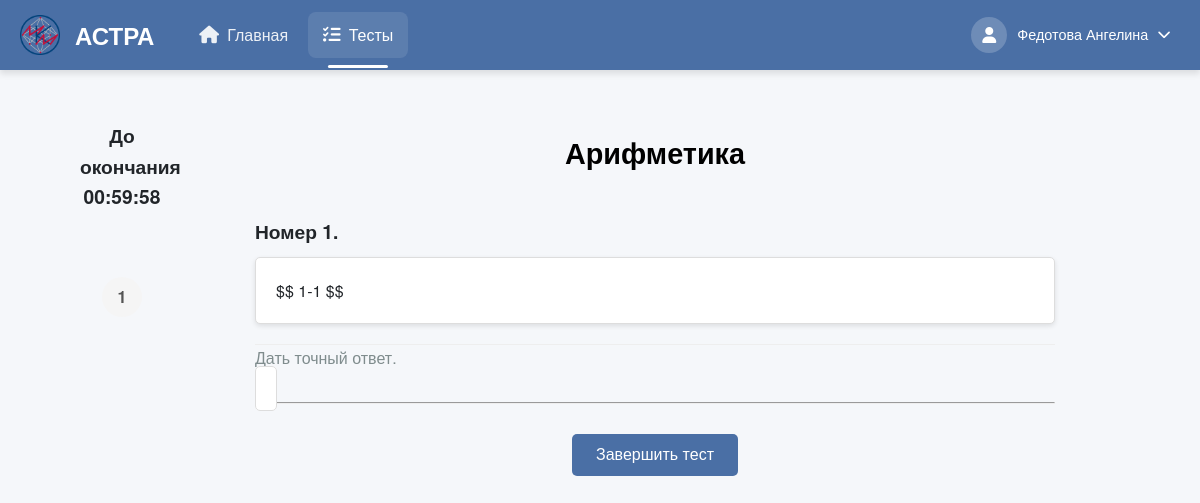
The app's page /TestsSolving/arifmetika/ (signed in) with its own data.
### users/models.py (models this page shows, shortened)
class CustomUser(AbstractBaseUser, PermissionsMixin):
    THEME_CHOICES = [
        ('light', 'Светлая'),
        ('dark', 'Тёмная'),
    ]
    email = models.EmailField(unique=True)
    role = models.CharField(max_length=10, choices=[('student', 'Student'), ('teacher', 'Teacher')])
    theme = models.CharField(max_length=10, choices=THEME_CHOICES, default='light')
    is_active = models.BooleanField(default=True)
    is_staff = models.BooleanField(default=False)
    objects = CustomUserManager()
    USERNAME_FIELD = 'email'
    REQUIRED_FIELDS = ['role']
    def get_full_name(self):
        if self.role == 'student' and hasattr(self, 'studentdata'):
            return f"{self.studentdata.last_name} {self.studentdata.first_name}"
        elif self.role == 'teacher' and hasattr(self, 'teacherdata'):
            return f"{self.teacherdata.last_name} {self.teacherdata.first_name}"
        return self.email
    def get_photo_url(self):
        if self.role == 'student' and hasattr(self, 'studentdata') and self.studentdata.photo:
            return self.studentdata.photo.url
        elif self.role == 'teacher' and hasattr(self, 'teacherdata') and self.teacherdata.photo:
            return self.teacherdata.photo.url
        return None

class StudentData(models.Model):
    first_name = models.CharField(max_length=50, blank=False)
    last_name = models.CharField(max_length=50, blank=False)
    middle_name = models.CharField(max_length=50, blank=True)
    photo = models.ImageField(upload_to='user_photos/', blank=True, null=True)
    training_status = models.BooleanField(default=True)
    count_solve = models.IntegerField(default=0)
    perc_of_correct_ans = models.CharField(max_length=5, default="0")
    institute = models.ForeignKey(StudentInstitute, on_delete=models.PROTECT)
    group = models.ForeignKey(StudentGroup, on_delete=models.PROTECT)
    data_map = models.OneToOneField(CustomUser, on_delete=models.CASCADE)

### create_tests/models.py (models this page shows, shortened)
class AboutTest(models.Model):
    RESULT_DISPLAY_CHOICES = [
        ('only_score', 'Только баллы'),
        ('show_correct', 'Показывать правильные ответы'),
    ]
    objects = None
    name_tests = models.CharField(max_length=255, blank=False)  # Название теста
    creator = models.ForeignKey(TeacherData, on_delete=models.PROTECT, null=True, blank=True,
                                related_name='created_tests')  # Создатель теста
    time_to_solution = models.DurationField(default=timedelta(hours=1, minutes=30))
    name_slug_tests = models.SlugField(max_length=255, unique=True, db_index=True, verbose_name="URL")  # Слаг имени
    num_of_attempts = models.IntegerField(blank=True, default=1)  # Количество попыток для решения
    type_of_result = models.IntegerField(blank=True, default=1)  # Тип возвращаемого результата
    description = models.CharField(max_length=150, default="", blank=True)
    is_published = models.IntegerField(default=0)
    is_done = models.IntegerField(default=1)
    is_draft = models.BooleanField(default=False)
    result_display_mode = models.CharField(max_length=20, choices=RESULT_DISPLAY_CHOICES, default='only_score')  # Режим отображения результатов
    subj = models.ForeignKey(Subjects,
                             on_delete=models.PROTECT,
                             default=1)
    expressions = models.ManyToManyField(AboutExpressions)
    task_groups = models.ManyToManyField(TaskGroup, blank=True)  # Новые группы заданий

class AboutExpressions(models.Model):
    number = models.IntegerField(max_length=20, default=0)
    block_expression_num = models.IntegerField(max_length=50, default=0)
    user_expression = models.CharField(max_length=100, blank=False)
    user_ans = models.CharField(max_length=150, blank=False)
    true_ans = models.CharField(max_length=15, default='1')
    points_for_solve = models.IntegerField(default=1, blank=False)
    user_eps = models.CharField(max_length=150, default="0", blank=True)
    user_type = models.ForeignKey(TypeAnswer, on_delete=models.SET_NULL, null=True)
    exist_select = models.BooleanField(default=False)

### solving_tests/views.py (the view, shortened to what this page needs)
# urls.py: path('<slug:slug_name>/', views.some_test_for_student, name='some_test_for_student'),
@login_required
@role_required(['student', 'admin'])
def some_test_for_student(request, slug_name):
    test = get_object_or_404(AboutTest, name_slug_tests=slug_name)
    student = request.user
    attempt_count = StudentResult.objects.filter(student=student, test=test).count()
    if attempt_count >= test.num_of_attempts:
        return redirect('solving_tests:show_result', slug_name=slug_name)
    expressions_data = get_randomized_test_for_student(test, student.id, attempt_count + 1)
    expressions_with_options = []
    for i, expr_data in enumerate(expressions_data):
        options = expr_data['user_ans'].split(';') if expr_data['user_ans'] else []
        expressions_with_options.append({
            'expression': expr_data,
            'options': options,
            'exist_select': expr_data['exist_select'],
            'display_number': i + 1,  # Номер для отображения (порядковый)
            'original_number': expr_data.get('number', i + 1)  # Оригинальный номер из БД
        })
    return render(request, 'solving_tests/specific_test.html', {
        'test': test,
        'expressions_with_options': expressions_with_options,
    })

### users/context_processors.py (called while the page is built)
def user_role(request):
    if request.user.is_authenticated:
        return {'user_role': request.user.role}
    return {}

### solving_tests/templates/solving_tests/specific_test.html (shortened to what this page needs)
{% extends 'solving_tests/header.html' %}
{% load static %}
{% block extra_css %}
    <link rel="stylesheet" href='{% static "css/specific_test.css" %}'>
    <link rel="stylesheet" href="{% static 'libs/mathlive/mathlive.css' %}">
{% endblock %}
{% block content %}
    <div class="page-container">
        <div class="left-sidebar">
            <div class="content-left">
                    <div class="sidebar-timer">
                        <h4>До окончания</h4>
                        <div id="timer">{{ test.time_to_solution }}</div>
                    </div>
                    <div class="navigation-sidebar">
                        {% for ex in expressions_with_options %}
                            <a class="task-number" id="nav-{{ forloop.counter }}" href="#task-{{ forloop.counter }}">{{ forloop.counter }}</a>
                        {% endfor %}
                    </div>
                </div>
            </div>
        </div>
        <div class="main-content">
            <h1 class="test-title">{{ test.name_tests }}</h1>
            <div class="list-expr">
                <ul>
                    {% for ex in expressions_with_options %}
                        <div class="question-card" data-question="{{ forloop.counter }}">
                            <h4 class="number">Номер {{ forloop.counter }}.</h4>
                            <div class="express" id="task-{{ forloop.counter }}">
                                <p><li>$$ {{ ex.expression.user_expression }} $$</li></p>
                            </div>
                            {% if ex.exist_select %}
                                <div class="options">
                                    <p>Выберите правильный вариант:</p>
                                    <ul>
                                        {% for option in ex.options %}
                                            <li>
                                                <label>
                                                    <input type="checkbox"
                                                           name="answer_{{ forloop.counter }}"
                                                           value="{{ option.strip }}">
                                                    $$ {{ option.strip }} $$
                                                </label>
                                            </li>
                                        {% endfor %}
                                    </ul>
                                </div>
                            {% else %}
                                <div class="sec-info">
                                    <li>
                                        {% if ex.expression.user_eps == '0' or ex.expression.user_eps == '0.0' %}
                                            Дать точный ответ.
                                        {% else %}
                                            Дать ответ с точностью до {{ ex.expression.user_eps }}.
                                        {% endif %}
                                    </li>
                                </div>
                                <math-field class="answer"
                                            name="answer_{{ forloop.counter }}"
                                            id="math-field-{{ forloop.counter }}"
                                            placeholder="Ответ"></math-field>
                            {% endif %}
                            <hr>
                        </div>
                    {% endfor %}
                </ul>
            </div>
            <form id="answerForm"
      action="{% url 'solving_tests:some_test_for_student' test.name_slug_tests %}"
      method="post"
      data-total="{{ expressions_with_options|length }}">
  <button type="submit">Завершить тест</button>
</form>
        </div>
{% endblock %}

### solving_tests/templates/solving_tests/header.html (shortened to what this page needs)
<!DOCTYPE html>
<html lang="ru">
<head>
    {% load static %}
    <link rel="stylesheet" href="{% static 'css/header.css' %}">
    <link rel="stylesheet" href="{% static 'css/dark-theme.css' %}">
    <link rel="stylesheet" href="{% static 'libs/fontawesome/css/all.min.css' %}">
    {% block extra_css %}{% endblock %}
</head>
<body data-theme="{{ user.theme|default:'light' }}" data-user-theme="{{ user.theme|default:'light' }}">
<header class="app-header">
    <div class="header-container">
        <div class="header-brand">
            <span class="logo-icon">
                <img src="{% static 'images/logo.png' %}" alt="" style="width: 40px; height: 40px;">
            </span>
            <h2><span class="logo-text">АСТРА</span></h2>
        </div>
        <nav class="main-nav">
            <ul class="nav-list">
                {% if user.role == "student" %}
                    <li class="nav-item">
                        <a href="/Home/" class="nav-link {% if request.path == '/Home/' %}active{% endif %}">
                            <i class="fas fa-home"></i>
                            <span>Главная</span>
                        </a>
                    </li>
                    <li class="nav-item">
                        <a href="/TestsSolving/" class="nav-link {% if '/TestsSolving/' in request.path %}active{% endif %}">
                            <i class="fas fa-tasks"></i>
                            <span>Тесты</span>
                        </a>
                    </li>
                {% endif %}
            </ul>
        </nav>
        <div class="user-controls">
            <div class="profile-dropdown">
                <button class="profile-btn" id="profileBtn">
                    <div class="avatar">
                        {% if user.get_photo_url %}
                            <img src="{{ user.get_photo_url }}" alt="Фото профиля" style="width: 100%; height: 100%; border-radius: 50%; object-fit: cover;">
                        {% else %}
                            <i class="fas fa-user"></i>
                        {% endif %}
                    </div>
                    <span class="username">{{ user.get_full_name }}</span>
                    <i class="fas fa-chevron-down"></i>
                </button>
            </div>
        </div>
    </div>
</header>
<main class="app-main">
    {% block content %}{% endblock %}
</main>
</body>
</html>

### create_tests/static/css/header.css (style rules this page uses)
:root { --primary-color: #4a6fa5; --primary-hover: #3a5a8a; --secondary-color: #6c757d; --success-color: #28a745; --danger-color: #dc3545; --warning-color: #ffc107; --info-color: #17a2b8; --light-color: #f8f9fa; --dark-color: #343a40; --text-light: #ffffff; --text-dark: #212529; --border-color: rgba(0, 0, 0, 0.1); --shadow-sm: 0 1px 3px rgba(0, 0, 0, 0.1); --shadow-md: 0 4px 6px rgba(0, 0, 0, 0.1); --shadow-lg: 0 10px 15px rgba(0, 0, 0, 0.1); --transition: all 0.3s ease; --border-radius: 8px; }
* { margin: 0; padding: 0; box-sizing: border-box; }
body { font-family: 'Segoe UI', Tahoma, Geneva, Verdana, sans-serif; line-height: 1.6; color: var(--text-dark); background-color: #f5f7fa; padding-top: 70px !important; }
.app-header { position: fixed; top: 0; left: 0; right: 0; height: 70px; background-color: var(--primary-color); box-shadow: var(--shadow-md); z-index: 1000; }
.header-container { display: flex; justify-content: space-between; align-items: center; height: 100%; max-width: 1500px; margin: 0 auto; padding: 0 20px; }
.header-brand { display: flex; align-items: center; gap: 15px; }
.nav-link.active, .mobile-nav-link.active { background-color: rgba(255, 255, 255, 0.1); color: var(--text-light); position: relative; }
.nav-link.active::after { content: ''; position: absolute; bottom: -10px; left: 50%; transform: translateX(-50%); width: 60%; height: 3px; background-color: var(--text-light); border-radius: 3px; }
.logo-icon { font-size: 3rem; color: #ffd700; }
.logo-text { size 500px; color: white; }
.main-nav { flex-grow: 1; margin: 0 30px; }
.nav-list { display: flex; list-style: none; gap: 5px; }
.nav-item { position: relative; }
.nav-link { display: flex; align-items: center; padding: 10px 15px; color: rgba(255, 255, 255, 0.9); text-decoration: none; border-radius: var(--border-radius); transition: var(--transition); gap: 8px; font-weight: 500; }
.nav-link i { font-size: 1.1rem; }
.nav-link:hover, .nav-link.active { background-color: rgba(255, 255, 255, 0.1); color: var(--text-light); }
.user-controls { display: flex; align-items: center; gap: 15px; }
.profile-dropdown { position: relative; }
.profile-btn { display: flex; align-items: center; background: none; border: none; color: var(--text-light); cursor: pointer; gap: 10px; padding: 5px 10px; border-radius: 20px; transition: var(--transition); }
.avatar { width: 36px; height: 36px; border-radius: 50%; background-color: rgba(255, 255, 255, 0.2); display: flex; align-items: center; justify-content: center; font-size: 1rem; }
.username { font-weight: 500; font-size: 0.9rem; }
.app-main { min-height: calc(100vh - 70px); padding: 20px; max-width: 95%; margin: 0 auto; }

### static/css/dark-theme.css (style rules this page uses)
* { transition: background-color 0.3s ease, color 0.3s ease, border-color 0.3s ease; }

### static/libs/mathlive/mathlive.css (style rules this page uses)
:root { --ML__static-fonts:true }

### records on screen
CustomUser: get_full_name "Федотова Ангелина"
AboutTest: name_tests "Арифметика"
AboutExpressions: expression.user_expression "1-1"
